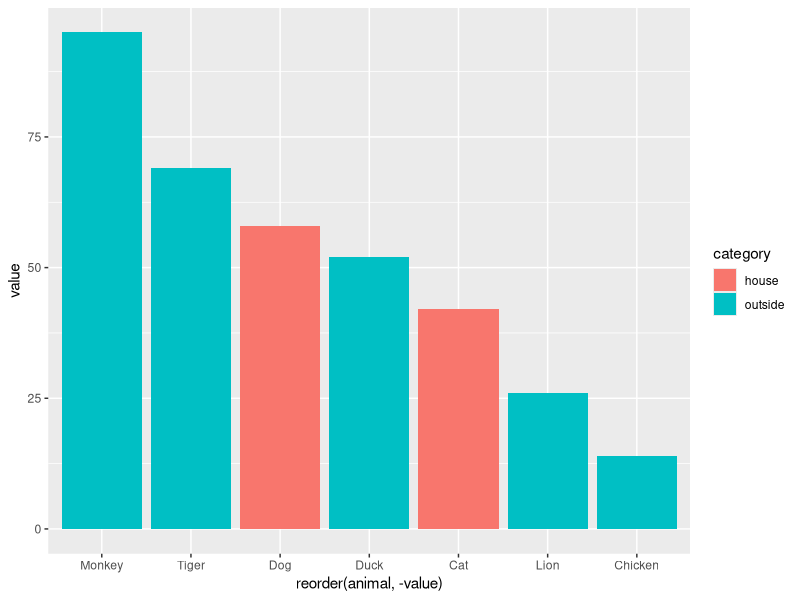
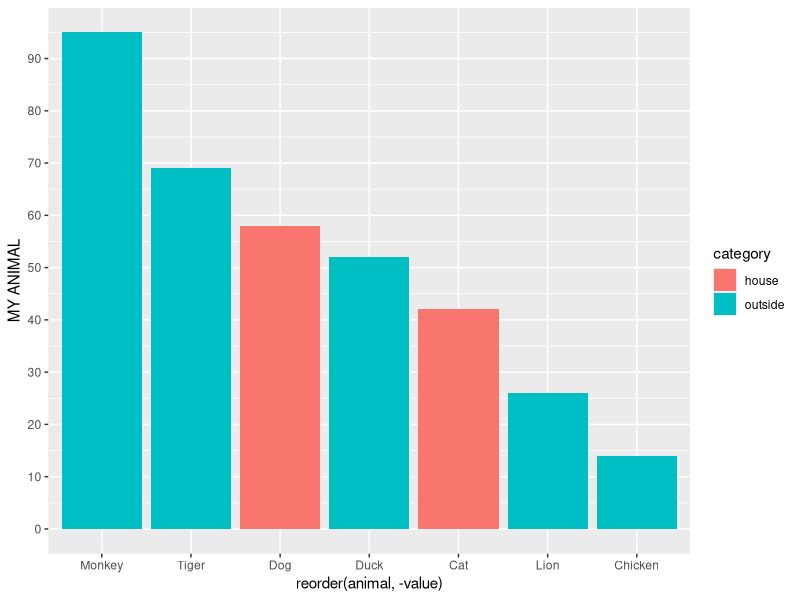
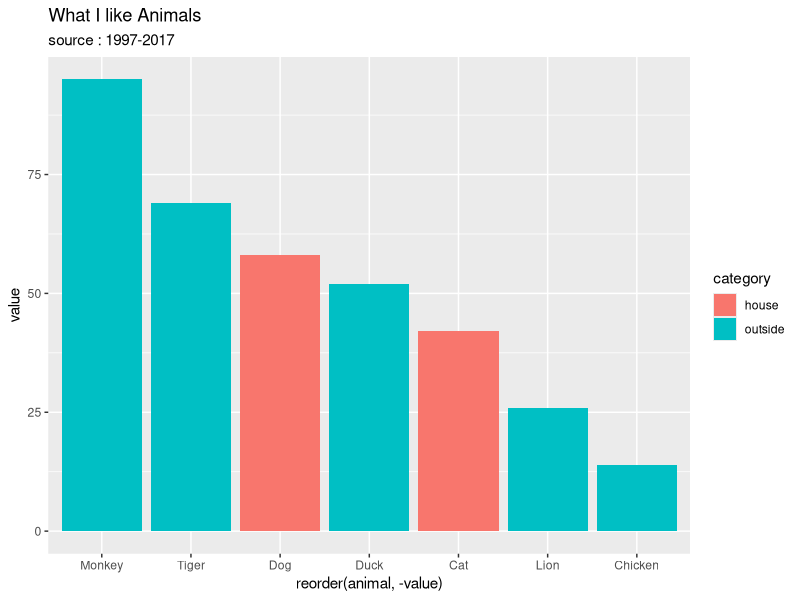
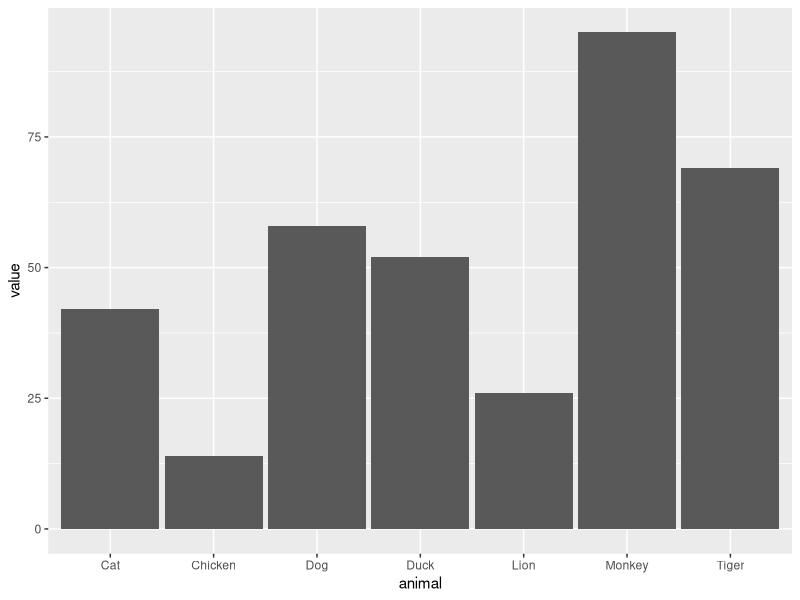
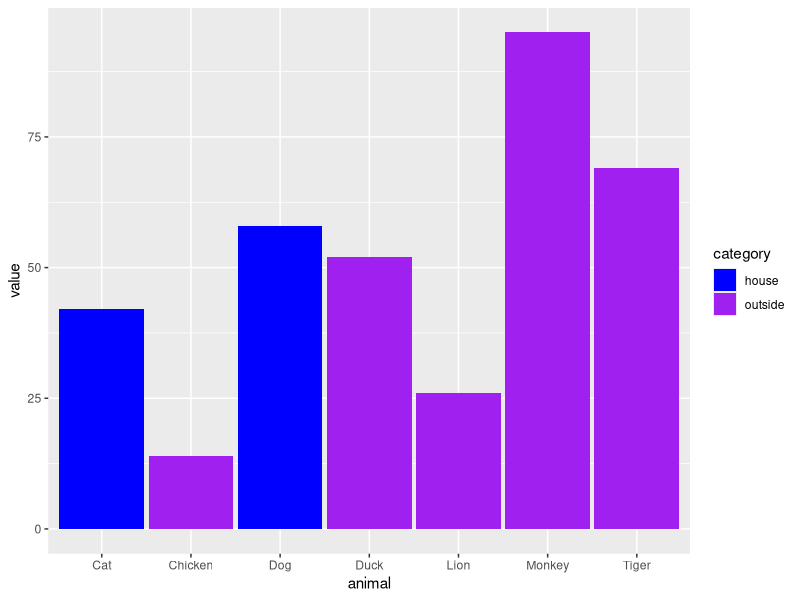

These charts were generated, in order, by the following R code: (Note: this script raises an error after producing the figures.)
# library needed
library(tidyverse)
library(stringr)
library(ggrepel)
#--------------------------------------------------
# R ggplot2 + Guide to Information Graphics (WSK)
#--------------------------------------------------

#sample data set1
animal <- c("Dog", "Cat", "Monkey", "Chicken", "Duck", "Tiger", "Lion")
value <- sample(100, length(animal), replace = TRUE)
category <- c("house", "house", "outside", "outside", "outside", "outside", "outside")
myanimal <- data.frame(animal, value, category)

#sample data set2
year <- seq(1990, 2017, 5)
year <- rep(year, 6)
year <- sort(year)
year
price <- sample(100, length(year), replace = TRUE)
price <- rep(price, 6)

company <- c("KOREA", "USA", "CHINA", "JAPAN", "INDIA", "FRANCE")
company <- rep(company, 6)

label <- rep(c(1,2,2,2,2,2),6)
stocks <- data.frame(year, price, company,label)
dim(stocks)

#~~~~~~~~~~~~~~~~~~~~~~~~~~~~~~~~~~
# basic bar chart
#~~~~~~~~~~~~~~~~~~~~~~~~~~~~~~~~~~
basic.bar <- ggplot(myanimal, aes(x= reorder(animal, -value), y=value, fill=category)) + 
  geom_bar(stat = "identity")

# y축 scale 범위 조정
basic.bar + ylim(0, max(myanimal$value)) #기본적으로 ggplot2에선 y값의 최대값을 잡는다

# y축 scale 범위 조정 및 ticks 조절 (y 범위 조절의 다른 방법)
# scale_y_continous 함수 안에서 많은 것들을 컨트롤 할 수 있음
basic.bar + scale_y_continuous(breaks = seq(0, max(myanimal$value), 10), # for ticks
                               limits = c(0, max(myanimal$value)), # for range yAxis
                               name = "MY ANIMAL", # name of yAxis
                               position = "left") # yAxis position left(default) or right

# title of chart
basic.bar + ggtitle("What I like Animals", "source : 1997-2017") # main, sub title

# Bar width
ggplot(myanimal, aes(x= animal, y=value)) + 
  geom_bar(stat = "identity", width = 0.95) # width default 0.9

# Manual Colors (fill인지 colour인지 구별잘할것!) 
ggplot(myanimal, aes(x= animal, y=value, fill=category)) + 
  geom_bar(stat = "identity", width = 0.95) +
  scale_fill_manual(values = c("blue", "purple"))


#~~~~~~~~~~~~~~~~~~~~~~~~~~~~~~~~~~
# Line Chart
#~~~~~~~~~~~~~~~~~~~~~~~~~~~~~~~~~~

stocks$label <- as.character(stocks$label) #숫자형은 scale이 잡히기 때문에

View(stocks)
ggplot(stocks, aes(x=year, y=price, group=company, color = label, label = price)) + 
  geom_line(stat = "identity", size = 0.8) + 
  scale_y_continuous(name = "Stocks in Yeowoon",
                     breaks = seq(0, max(stocks$price), 10),
                     limits = c(0,100)) +
  theme(legend.position = "top") +
  scale_color_manual(values = c("#F95A45", "#3AB782")) +
  ggtitle(label = "연도별 주식 거래량", subtitle = "source : 한국내맘대로연구소") + #제목과 부제
  ylab("주식량") + #scale_y_continous에서 y축 라벨 변경 가능
  xlab("연도별 변화") +
  geom_label() +
  theme_woons()
